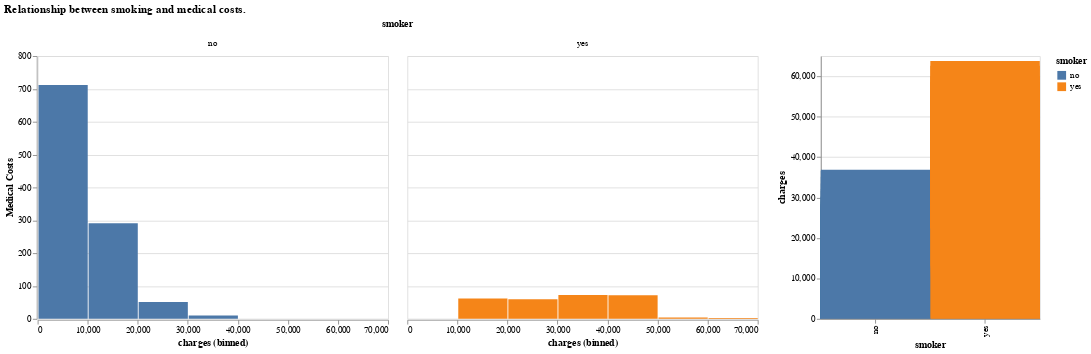

Source (notebook cell):
### Markdown cell above
### Question 1

Create a visualization showing the relationship between smoking and medical costs.

### Code cell
# visualization showing the relationship between smoking (binary) and medical costs (numeric).
# insure.pivot(columns='smoker', values='charges').plot.hist(bins = 25, alpha=0.5)
# plt.xlabel('Medical Costs (In dollar)')
# plt.ylabel('Counts')
# plt.legend(title="Smoker (Yes or No)")
# plt.show()

def smoke_costs(data):
    hist = alt.Chart(data).mark_bar().encode(
        x = alt.X("charges:Q", bin=True),
        y = alt.Y("count()", sort="-x", title="Medical Costs"),
        color = "smoker:N"
    ).facet(
        facet="smoker"
    )
    
    scatter = alt.Chart(data).mark_rect().encode(
        x = alt.X("smoker:N"),
        y = alt.Y("charges:Q"),
        color = "smoker"
    ).properties(
        width = 250
    )
    
    output = (hist | scatter).properties(
        title = "Relationship between smoking and medical costs."
    )
    return output
q1_plot = smoke_costs(data=insure)
q1_plot

### Figure 1 — Vega-Lite specification as saved in the notebook (floating-point values rounded to 4 significant figures; data arrays with more than 128 entries replaced by an {"elided": "..."} marker saying what was removed)
{"$schema": "https://vega.github.io/schema/vega-lite/v4.17.0.json", "config": {"view": {"continuousHeight": 300, "continuousWidth": 400}}, "data": {"name": "data-940772b709be72b3ac8e197cfacbd9fb"}, "datasets": {"data-940772b709be72b3ac8e197cfacbd9fb": {"elided": "1338 records"}}, "hconcat": [{"facet": {"field": "smoker", "type": "nominal"}, "spec": {"encoding": {"color": {"field": "smoker", "type": "nominal"}, "x": {"bin": true, "field": "charges", "type": "quantitative"}, "y": {"aggregate": "count", "sort": "-x", "title": "Medical Costs", "type": "quantitative"}}, "mark": "bar"}}, {"encoding": {"color": {"field": "smoker", "type": "nominal"}, "x": {"field": "smoker", "type": "nominal"}, "y": {"field": "charges", "type": "quantitative"}}, "mark": "rect", "width": 250}], "title": "Relationship between smoking and medical costs."}
